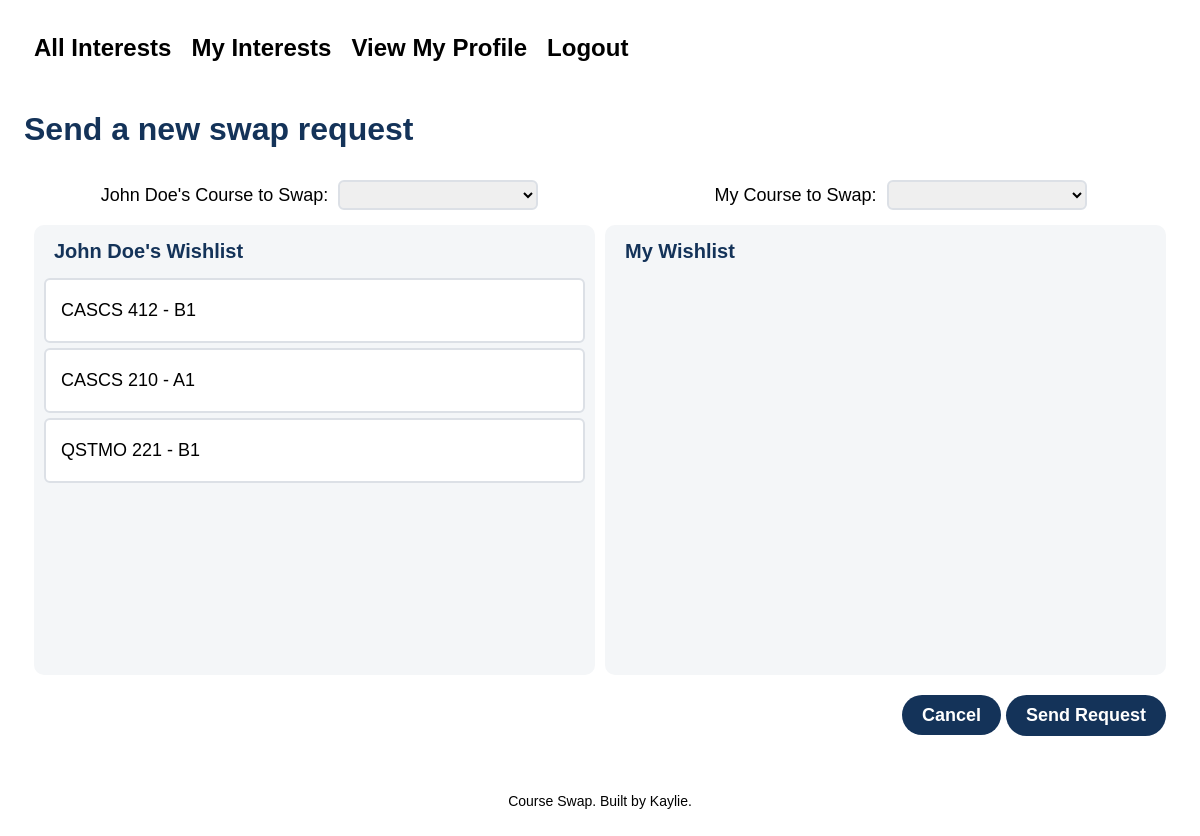
The app's page /project/swap/1/ (signed in) with its own data.
### project/models.py (models this page shows, shortened)
class Student(models.Model):
    first_name = models.TextField(blank=False)
    last_name = models.TextField(blank=False)
    email_address = models.TextField(blank=False)
    user = models.ForeignKey(User, on_delete=models.CASCADE)
    def __str__(self):
         return f'{self.first_name} {self.last_name}'

class ClassInterest(models.Model):
    INTEREST_CHOICES = {
        'E': 'Enrolled',
        'W': 'Wishlist',
    }
    student = models.ForeignKey(Student, on_delete=models.CASCADE)
    section = models.ForeignKey(Section, on_delete=models.CASCADE)
    interest_type = models.CharField(max_length=1, choices=INTEREST_CHOICES)
    time = models.TimeField(auto_now=True)

class Section(models.Model):
    course = models.ForeignKey(Course, on_delete=models.CASCADE)
    section_number = models.CharField(max_length=2)

class Course(models.Model):
    college = models.TextField(blank=False)
    department = models.CharField(max_length=2)
    course_number = models.TextField(blank=False)

### project/views.py (the view, shortened to what this page needs)
# urls.py: path('swap/<int:other_pk>/', CreateRequestView.as_view(), name='create_request'),
class CreateRequestView(LoginRequiredMixin, CreateView):
    form_class = CreateRequestForm
    template_name = "project/create_request_form.html"
    def get_context_data(self, **kwargs):
        context = super().get_context_data(**kwargs)
        student1 = Student.objects.get(pk=self.kwargs['other_pk'])
        student2 = Student.objects.get(user=self.request.user)
        student1Interests = ClassInterest.objects.filter(student=student1)
        student2Interests = ClassInterest.objects.filter(student=student2)
        context['student1'] = student1
        context['student2'] = student2
        context['student1Interests'] = student1Interests
        context['student2Interests'] = student2Interests
        return context

### project/forms.py
class CreateRequestForm(forms.ModelForm):
    class Meta:
        model = Request
        fields = ['section1', 'section2']

### project/templates/project/create_request_form.html (shortened to what this page needs)
{% extends 'project/base.html' %}
{% block content %}
<h1>Send a new swap request</h1>
<form method="POST" enctype="multipart/form-data">
    <div class="create-request-top">
        <div>
            <label for="section1">{{student1}}'s Course to Swap:&nbsp;</label>
            <select name="section1" id="section1" required>
                <option value="" disabled selected></option>
                {% for interest in student1Interests %}
                    {% if interest.interest_type == "E" %}
                    <option value="{{interest.section.pk}}">
                    </option>
                    {% endif %}
                {% endfor %}
            </select>
        </div>
        <div>
            <label for="section2">My Course to Swap:&nbsp;</label>
            <select name="section2" id="section2" required>
                <option value="" disabled selected></option>
            </select>
        </div>
    </div>
   <div class="lists">
        <div class="wish-list">
            <span style="margin: 10px; font-weight: 600;">{{student1}}'s Wishlist</span>
            {% for interest in student1Interests %}
                {% if interest.interest_type == "W" %}
                <div class="list-item">
                    {{interest.section.course.college}}{{interest.section.course.department}} {{interest.section.course.course_number}} - {{interest.section.section_number}}
                </div>
                {% endif %}
            {% endfor %}
        </div>
        <div class="wish-list">
            <span style="margin: 10px; font-weight: 600;">My Wishlist</span>
        </div>
   </div>
   <div class="create-request-bottom">
        <a href="{% url 'my_profile' %}">Cancel</a>
        <input type="submit" name="submit" value="Send Request">
   </div>
</form>
{% endblock %}

### static/styles.css (style rules this page uses)
body { font-family: 'Helvetica'; margin: 0; padding: 2%; font-size: 16px; }
h1 { color: #143359; }
.lists { display: flex; min-height: 450px; padding: 5px 10px; gap: 10px; font-size: 20px; color: #143359; }
.wish-list, .enrolled-list { width: 50%; display: flex; flex-direction: column; background-color: #f4f6f8; padding: 5px 10px; border-radius: 10px; }
.list-item { align-items: center; background: white; padding: 20px 15px; margin-top: 5px; font-size: 18px; border: 2px solid #dce0e6; border-radius: 6px; color: black; display: flex; justify-content: space-between; }
input[type="submit"], .swap, form a { align-self: flex-end; margin: 15px 0px; color: black; padding: 10px 20px; text-decoration: none; border-radius: 50px; font-weight: 600; background-color:#143359; color: white; font-size: 18px; border: none; cursor: pointer; }
form { font-size: 18px; }
.create-request-top { display: flex; gap: 10px; width: 100%; justify-content: center; padding: 10px; }
.create-request-top div { width: 50%; text-align: center; }
select { height: 30px; width: 200px; border: 2px solid #dce0e6; border-radius: 6px; font-size: 16px; }
.create-request-bottom { text-align: right; padding: 0px 10px; }

### records on screen
Student: first_name+last_name "John Doe"
ClassInterest: section.course.college "CAS", section.course.department "CS", section.course.course_number "412", section.section_number "B1"
ClassInterest: section.course.college "CAS", section.course.department "CS", section.course.course_number "210", section.section_number "A1"
ClassInterest: section.course.college "QST", section.course.department "MO", section.course.course_number "221", section.section_number "B1"
